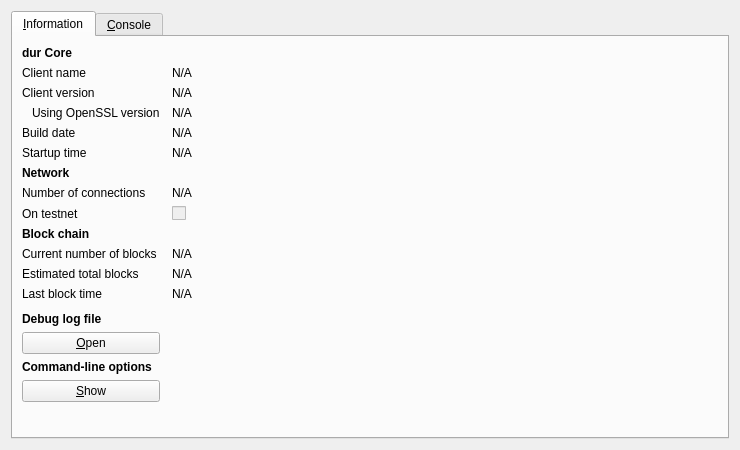
<?xml version="1.0" encoding="UTF-8"?>
<ui version="4.0">
 <class>RPCConsole</class>
 <widget class="QDialog" name="RPCConsole">
  <property name="geometry">
   <rect>
    <x>0</x>
    <y>0</y>
    <width>740</width>
    <height>450</height>
   </rect>
  </property>
  <property name="windowTitle">
   <string>dur - Debug window</string>
  </property>
  <layout class="QVBoxLayout" name="verticalLayout_2">
   <item>
    <widget class="QTabWidget" name="tabWidget">
     <property name="currentIndex">
      <number>0</number>
     </property>
     <widget class="QWidget" name="tab_info">
      <attribute name="title">
       <string>&amp;Information</string>
      </attribute>
      <layout class="QGridLayout" name="gridLayout" columnstretch="0,1">
       <property name="horizontalSpacing">
        <number>12</number>
       </property>
       <item row="0" column="0">
        <widget class="QLabel" name="label_9">
         <property name="font">
          <font>
           <weight>75</weight>
           <bold>true</bold>
          </font>
         </property>
         <property name="text">
          <string>dur Core</string>
         </property>
        </widget>
       </item>
       <item row="1" column="0">
        <widget class="QLabel" name="label_5">
         <property name="text">
          <string>Client name</string>
         </property>
        </widget>
       </item>
       <item row="1" column="1">
        <widget class="QLabel" name="clientName">
         <property name="cursor">
          <cursorShape>IBeamCursor</cursorShape>
         </property>
         <property name="text">
          <string>N/A</string>
         </property>
         <property name="textFormat">
          <enum>Qt::PlainText</enum>
         </property>
         <property name="textInteractionFlags">
          <set>Qt::LinksAccessibleByMouse|Qt::TextSelectableByKeyboard|Qt::TextSelectableByMouse</set>
         </property>
        </widget>
       </item>
       <item row="2" column="0">
        <widget class="QLabel" name="label_6">
         <property name="text">
          <string>Client version</string>
         </property>
        </widget>
       </item>
       <item row="2" column="1">
        <widget class="QLabel" name="clientVersion">
         <property name="cursor">
          <cursorShape>IBeamCursor</cursorShape>
         </property>
         <property name="text">
          <string>N/A</string>
         </property>
         <property name="textFormat">
          <enum>Qt::PlainText</enum>
         </property>
         <property name="textInteractionFlags">
          <set>Qt::LinksAccessibleByMouse|Qt::TextSelectableByKeyboard|Qt::TextSelectableByMouse</set>
         </property>
        </widget>
       </item>
       <item row="3" column="0">
        <widget class="QLabel" name="label_14">
         <property name="text">
          <string>Using OpenSSL version</string>
         </property>
         <property name="indent">
          <number>10</number>
         </property>
        </widget>
       </item>
       <item row="3" column="1">
        <widget class="QLabel" name="openSSLVersion">
         <property name="cursor">
          <cursorShape>IBeamCursor</cursorShape>
         </property>
         <property name="text">
          <string>N/A</string>
         </property>
         <property name="textFormat">
          <enum>Qt::PlainText</enum>
         </property>
         <property name="textInteractionFlags">
          <set>Qt::LinksAccessibleByMouse|Qt::TextSelectableByKeyboard|Qt::TextSelectableByMouse</set>
         </property>
        </widget>
       </item>
       <item row="4" column="0">
        <widget class="QLabel" name="label_12">
         <property name="text">
          <string>Build date</string>
         </property>
        </widget>
       </item>
       <item row="4" column="1">
        <widget class="QLabel" name="buildDate">
         <property name="cursor">
          <cursorShape>IBeamCursor</cursorShape>
         </property>
         <property name="text">
          <string>N/A</string>
         </property>
         <property name="textFormat">
          <enum>Qt::PlainText</enum>
         </property>
         <property name="textInteractionFlags">
          <set>Qt::LinksAccessibleByMouse|Qt::TextSelectableByKeyboard|Qt::TextSelectableByMouse</set>
         </property>
        </widget>
       </item>
       <item row="5" column="0">
        <widget class="QLabel" name="label_13">
         <property name="text">
          <string>Startup time</string>
         </property>
        </widget>
       </item>
       <item row="5" column="1">
        <widget class="QLabel" name="startupTime">
         <property name="cursor">
          <cursorShape>IBeamCursor</cursorShape>
         </property>
         <property name="text">
          <string>N/A</string>
         </property>
         <property name="textFormat">
          <enum>Qt::PlainText</enum>
         </property>
         <property name="textInteractionFlags">
          <set>Qt::LinksAccessibleByMouse|Qt::TextSelectableByKeyboard|Qt::TextSelectableByMouse</set>
         </property>
        </widget>
       </item>
       <item row="6" column="0">
        <widget class="QLabel" name="label_11">
         <property name="font">
          <font>
           <weight>75</weight>
           <bold>true</bold>
          </font>
         </property>
         <property name="text">
          <string>Network</string>
         </property>
        </widget>
       </item>
       <item row="7" column="0">
        <widget class="QLabel" name="label_7">
         <property name="text">
          <string>Number of connections</string>
         </property>
        </widget>
       </item>
       <item row="7" column="1">
        <widget class="QLabel" name="numberOfConnections">
         <property name="cursor">
          <cursorShape>IBeamCursor</cursorShape>
         </property>
         <property name="text">
          <string>N/A</string>
         </property>
         <property name="textFormat">
          <enum>Qt::PlainText</enum>
         </property>
         <property name="textInteractionFlags">
          <set>Qt::LinksAccessibleByMouse|Qt::TextSelectableByKeyboard|Qt::TextSelectableByMouse</set>
         </property>
        </widget>
       </item>
       <item row="8" column="0">
        <widget class="QLabel" name="label_8">
         <property name="text">
          <string>On testnet</string>
         </property>
        </widget>
       </item>
       <item row="8" column="1">
        <widget class="QCheckBox" name="isTestNet">
         <property name="enabled">
          <bool>false</bool>
         </property>
         <property name="text">
          <string/>
         </property>
        </widget>
       </item>
       <item row="9" column="0">
        <widget class="QLabel" name="label_10">
         <property name="font">
          <font>
           <weight>75</weight>
           <bold>true</bold>
          </font>
         </property>
         <property name="text">
          <string>Block chain</string>
         </property>
        </widget>
       </item>
       <item row="10" column="0">
        <widget class="QLabel" name="label_3">
         <property name="text">
          <string>Current number of blocks</string>
         </property>
        </widget>
       </item>
       <item row="10" column="1">
        <widget class="QLabel" name="numberOfBlocks">
         <property name="cursor">
          <cursorShape>IBeamCursor</cursorShape>
         </property>
         <property name="text">
          <string>N/A</string>
         </property>
         <property name="textFormat">
          <enum>Qt::PlainText</enum>
         </property>
         <property name="textInteractionFlags">
          <set>Qt::LinksAccessibleByMouse|Qt::TextSelectableByKeyboard|Qt::TextSelectableByMouse</set>
         </property>
        </widget>
       </item>
       <item row="11" column="0">
        <widget class="QLabel" name="label_4">
         <property name="text">
          <string>Estimated total blocks</string>
         </property>
        </widget>
       </item>
       <item row="11" column="1">
        <widget class="QLabel" name="totalBlocks">
         <property name="cursor">
          <cursorShape>IBeamCursor</cursorShape>
         </property>
         <property name="text">
          <string>N/A</string>
         </property>
         <property name="textFormat">
          <enum>Qt::PlainText</enum>
         </property>
         <property name="textInteractionFlags">
          <set>Qt::LinksAccessibleByMouse|Qt::TextSelectableByKeyboard|Qt::TextSelectableByMouse</set>
         </property>
        </widget>
       </item>
       <item row="12" column="0">
        <widget class="QLabel" name="label_2">
         <property name="text">
          <string>Last block time</string>
         </property>
        </widget>
       </item>
       <item row="12" column="1">
        <widget class="QLabel" name="lastBlockTime">
         <property name="cursor">
          <cursorShape>IBeamCursor</cursorShape>
         </property>
         <property name="text">
          <string>N/A</string>
         </property>
         <property name="textFormat">
          <enum>Qt::PlainText</enum>
         </property>
         <property name="textInteractionFlags">
          <set>Qt::LinksAccessibleByMouse|Qt::TextSelectableByKeyboard|Qt::TextSelectableByMouse</set>
         </property>
        </widget>
       </item>
       <item row="13" column="0">
        <spacer name="verticalSpacer_2">
         <property name="orientation">
          <enum>Qt::Vertical</enum>
         </property>
         <property name="sizeHint" stdset="0">
          <size>
           <width>20</width>
           <height>20</height>
          </size>
         </property>
        </spacer>
       </item>
       <item row="14" column="0">
        <widget class="QLabel" name="labelDebugLogfile">
         <property name="font">
          <font>
           <weight>75</weight>
           <bold>true</bold>
          </font>
         </property>
         <property name="text">
          <string>Debug log file</string>
         </property>
        </widget>
       </item>
       <item row="15" column="0">
        <widget class="QPushButton" name="openDebugLogfileButton">
         <property name="toolTip">
          <string>Open the dur debug log file from the current data directory. This can take a few seconds for large log files.</string>
         </property>
         <property name="text">
          <string>&amp;Open</string>
         </property>
         <property name="autoDefault">
          <bool>false</bool>
         </property>
        </widget>
       </item>
       <item row="16" column="0">
        <widget class="QLabel" name="labelCLOptions">
         <property name="font">
          <font>
           <weight>75</weight>
           <bold>true</bold>
          </font>
         </property>
         <property name="text">
          <string>Command-line options</string>
         </property>
        </widget>
       </item>
       <item row="17" column="0">
        <widget class="QPushButton" name="showCLOptionsButton">
         <property name="toolTip">
          <string>Show the dur-Qt help message to get a list with possible dur command-line options.</string>
         </property>
         <property name="text">
          <string>&amp;Show</string>
         </property>
         <property name="autoDefault">
          <bool>false</bool>
         </property>
        </widget>
       </item>
       <item row="18" column="0">
        <spacer name="verticalSpacer">
         <property name="orientation">
          <enum>Qt::Vertical</enum>
         </property>
         <property name="sizeHint" stdset="0">
          <size>
           <width>20</width>
           <height>40</height>
          </size>
         </property>
        </spacer>
       </item>
      </layout>
     </widget>
     <widget class="QWidget" name="tab_console">
      <attribute name="title">
       <string>&amp;Console</string>
      </attribute>
      <layout class="QVBoxLayout" name="verticalLayout_3">
       <property name="spacing">
        <number>3</number>
       </property>
       <item>
        <widget class="QTextEdit" name="messagesWidget">
         <property name="minimumSize">
          <size>
           <width>0</width>
           <height>100</height>
          </size>
         </property>
         <property name="readOnly">
          <bool>true</bool>
         </property>
         <property name="tabKeyNavigation" stdset="0">
          <bool>false</bool>
         </property>
         <property name="columnCount" stdset="0">
          <number>2</number>
         </property>
        </widget>
       </item>
       <item>
        <layout class="QHBoxLayout" name="horizontalLayout">
         <property name="spacing">
          <number>3</number>
         </property>
         <item>
          <widget class="QLabel" name="label">
           <property name="text">
            <string notr="true">&gt;</string>
           </property>
          </widget>
         </item>
         <item>
          <widget class="QLineEdit" name="lineEdit"/>
         </item>
         <item>
          <widget class="QPushButton" name="clearButton">
           <property name="maximumSize">
            <size>
             <width>24</width>
             <height>24</height>
            </size>
           </property>
           <property name="toolTip">
            <string>Clear console</string>
           </property>
           <property name="text">
            <string/>
           </property>
           <property name="icon">
            <iconset resource="../bitcoin.qrc">
             <normaloff>:/icons/remove</normaloff>:/icons/remove</iconset>
           </property>
           <property name="shortcut">
            <string notr="true">Ctrl+L</string>
           </property>
           <property name="autoDefault">
            <bool>false</bool>
           </property>
          </widget>
         </item>
        </layout>
       </item>
      </layout>
     </widget>
    </widget>
   </item>
  </layout>
 </widget>
 <resources>
  <include location="../bitcoin.qrc"/>
 </resources>
 <connections/>
</ui>
